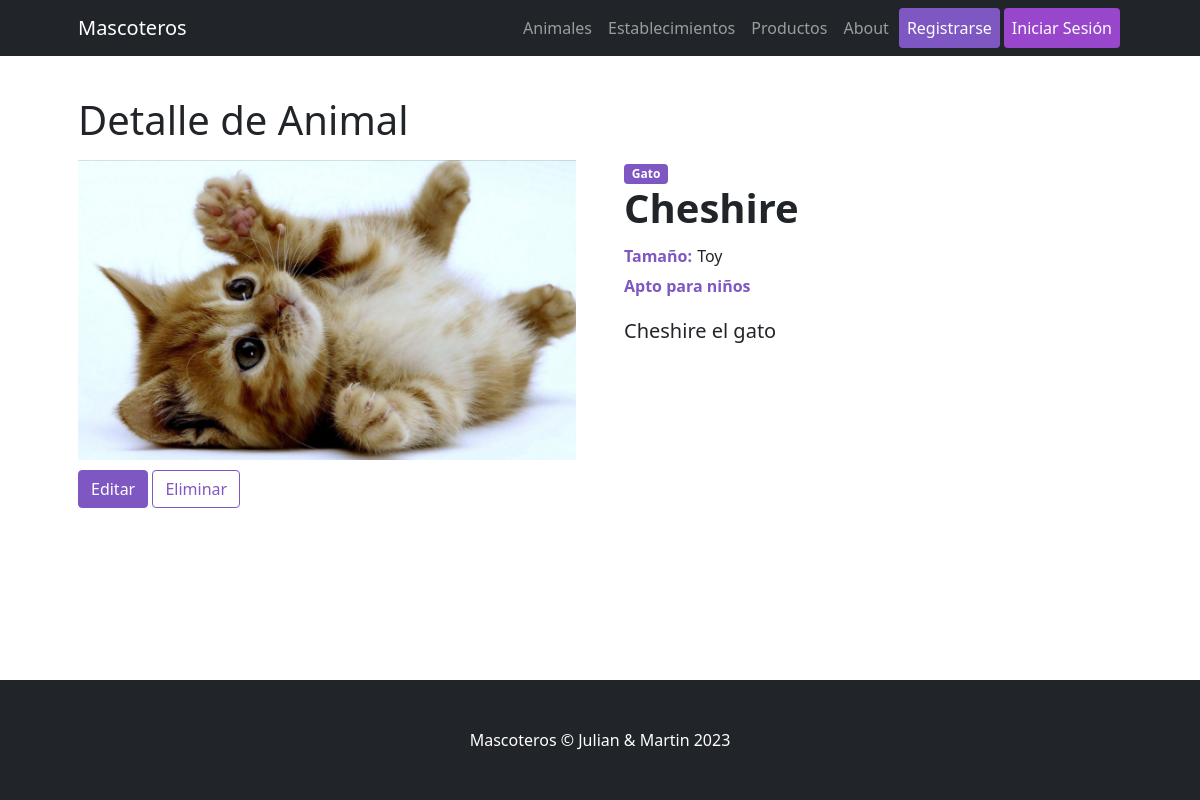
The app's page /Mascoteros/animal/1 with its own data.
### Mascoteros/models.py (models this page shows)
class Animal (models.Model):
    especie      = models.CharField(max_length=64)
    nombre       = models.CharField(max_length=64)
    descripcion  = models.CharField(max_length=500)
    imagen       = models.ImageField(upload_to='images_animales')
    tamaño       = models.CharField(max_length=32)
    apto_niños   = models.BooleanField()

### Mascoteros/views.py (the view)
# urls.py: path("animal/<int:pk>", DetalleAnimal.as_view(), name="AnimalesDetalle"),
class DetalleAnimal(DetailView):
    model = Animal
    template_name = "Mascoteros/animal/animal_detail.html"

### Mascoteros/templates/Mascoteros/animal/animal_detail.html (shortened to what this page needs)
{% extends "Mascoteros/parent.html" %}
{% load static %}
{% block contenidoDinamico %}
<h1 class="card-title">Detalle de Animal</h1>
<div class="row gx-4 gx-lg-5 align-items-left">
    <div class="col-md-6"><img class="card-img-top-detail mb-5 mb-md-0" src="{{animal.imagen.url}}" alt="..." /></div>
    <div class="col-md-6">
        <span class="badge bg-primary">{{animal.especie}}</span>
        <h1 class="display-6 fw-bolder">{{animal.nombre}}</h1>
        <div class="fs-5 mb-3">
            <span class="span-detalle-label">Tamaño:</span>
            <span class="span-detalle">{{animal.tamaño}}</span>
            {% if animal.apto_niños %}
            <span class="span-detalle-label">Apto para niños</span>
            {% else %}
            <span class="span-detalle-label">; No Apto para niños</span>
            {% endif %}
        </div>
        <p class="lead">{{animal.descripcion}}</p>
    </div>
    <div class="container-fluid">
        <a href="{% url 'AnimalesEditar' animal.id %}" class="btn btn-dark active" role="button" aria-pressed="true">Editar</a>
        <a href="{% url 'AnimalesBorrar' animal.id %}" class="btn btn-outline-success" role="button" aria-pressed="true">Eliminar</a>
    </div>
</div>
{% endblock %}

### records on screen
Animal: imagen (picture), especie "Gato", nombre "Cheshire", tamaño "Toy", descripcion "Cheshire el gato"
